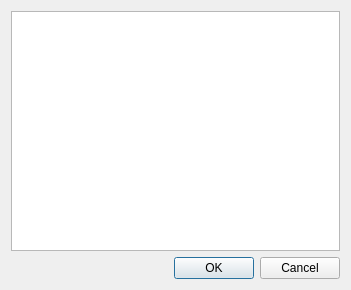
<?xml version="1.0" encoding="UTF-8"?>
<ui version="4.0">
 <class>Connect</class>
 <widget class="QDialog" name="Connect">
  <property name="geometry">
   <rect>
    <x>0</x>
    <y>0</y>
    <width>351</width>
    <height>290</height>
   </rect>
  </property>
  <property name="sizePolicy">
   <sizepolicy hsizetype="Fixed" vsizetype="Fixed">
    <horstretch>0</horstretch>
    <verstretch>0</verstretch>
   </sizepolicy>
  </property>
  <property name="windowTitle">
   <string>Connection</string>
  </property>
  <layout class="QGridLayout" name="gridLayout">
   <item row="0" column="0">
    <widget class="QListView" name="Servers_List"/>
   </item>
   <item row="1" column="0">
    <widget class="QDialogButtonBox" name="Control_Buttons">
     <property name="orientation">
      <enum>Qt::Horizontal</enum>
     </property>
     <property name="standardButtons">
      <set>QDialogButtonBox::Cancel|QDialogButtonBox::Ok</set>
     </property>
     <property name="centerButtons">
      <bool>false</bool>
     </property>
    </widget>
   </item>
  </layout>
 </widget>
 <resources/>
 <connections>
  <connection>
   <sender>Control_Buttons</sender>
   <signal>accepted()</signal>
   <receiver>Connect</receiver>
   <slot>accept()</slot>
   <hints>
    <hint type="sourcelabel">
     <x>248</x>
     <y>254</y>
    </hint>
    <hint type="destinationlabel">
     <x>157</x>
     <y>274</y>
    </hint>
   </hints>
  </connection>
  <connection>
   <sender>Control_Buttons</sender>
   <signal>rejected()</signal>
   <receiver>Connect</receiver>
   <slot>reject()</slot>
   <hints>
    <hint type="sourcelabel">
     <x>316</x>
     <y>260</y>
    </hint>
    <hint type="destinationlabel">
     <x>286</x>
     <y>274</y>
    </hint>
   </hints>
  </connection>
 </connections>
</ui>
